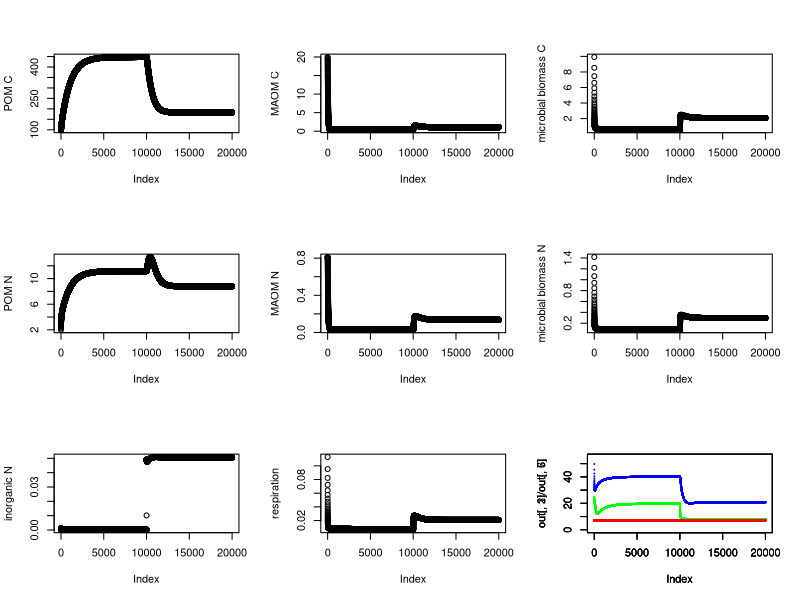

This chart was generated by the following R code:
#Building a linked C-N model examining N fertilization effects on POM and MAOM formation. 
###Colin Averill and Bonnie Waring, 2017
#Colin Adds NUE effects on April 20, 2017.

###ASSUMPTIONS###
# CUE, NUE and C:N stoichiometry icrobial biomass is fixed
# microbes take up organic N (POM or MAOM) before taking up inorganic N
# inorganic N leaching happens after mineralization/immobilization
# microbes aim to have the C:N ratio of uptake match their threshold element ratio
# when microbes are C-limited, they mineralize excess N
# when microbes are N-limited, they immobilize sufficient inorganic N to match stoichiometric demand
# if there is not enough inorganic N to match demand, then they respire excess C such that the C:N ratio of uptake matches microbial TER.

#clear R environment.
rm(list=ls())

#Colin is tuning!
#lesson- exo.loss makes it easier to hit N limitation
#this is because its losing low C:N POM faster, and so input C:N increasingly dictates POM C:N.
I    <- 0.03     #C input rate                            (mg time-1) #target     0.03, based on Allison 2010.
CUE  <- 0.3      #carbon use efficiency                   (unitless)
NUE  <- .8 		   #N use efficiency					              (unitless)
#v1   <- .005      #biomass-specific decay multiplier      (mgC mgB-1 time-1) #target ~ 0.0013, based on Wieder 2014
v1   <- .017      #biomass-specific decay multiplier      (mgC mgB-1 time-1) #target ~ 0.0013, based on Wieder 2014
v2   <- 1        #Vmax of sorption                        (mgC time-1)
k1   <- 33       #half saturation of decomp               (mg)        #target ~   33.3, based on Wieder 2014
k2   <- 10       #half saturation of sorption             (mg)
k3   <- 0.01     #half saturation of inorganic N uptake   (mg)
h1   <- 0.003    #biomass turnover rate                  (1/time)    
h2   <- 0.001    #C-specific desorption rate              (1/time)
h3   <- 0.00001     #fraction of POM that potentially sorbs (1/time)
h4   <- 0.2       #inorganic N loss rate                  (1/time)
#h5   <- 0.0001    #exogenous losses of POM                (1/time)
h5   <- 0.00005    #exogenous losses of POM                (1/time)
#parameters: N cycling
IN <- 50 #C:N ratio of inputs (constant). 20=C limitation, 50=N limitation
CN <- 50 #C:N ratio of initial particulate organic matter (will change)
MN <- 25 #C:N ratio of initial mineral-associated organic matter (will change)
BN <-  7 #C:N ratio of the microbial biomass (constant)

#initial pool sizes
C <- 100      #C pool in POM            (mg / g)
M <-  20      #C pool in MAOM           (mg / g)
B <- C*0.1    #microbial biomass C 			(mg / g)
N1 <- C/CN    #initial N pool in POM		(mg / g)
N2 <- M/MN	  #N pool in MAOM 			  	(mg / g)
N3 <- B/BN    #microbial biomass N			(mg / g)
N4 <- 0.001	  #inorganic N pool size 		(mg / g)

#number of days to step the dynamic simulation through time.
t <- 400000

#choose outputs you want to follow. 
outputs <- c('C','M','B','R','N1','N2','N3','N4','CUE','NUE')
out <- matrix(rep(0,t*length(outputs)),nrow=t,dimnames=list(NULL,outputs))
N_addition <- c(rep(0,200000), rep(0.01,200000))
C_addition <- c(rep(0,200000), rep(0.0,200000))
timeline <- 1:t
fert <- cbind(timeline, N_addition, C_addition)


for(i in 1:t){
  #C fluxes
  DEATH.C      <- h1*B^1.5
  DECOMP.C     <- v1*B*C / (k1 + C)
  exo.loss.C   <- h5*C
  POM2MOM.C    <- h3*C
  SORPTION.C   <- v2*(POM2MOM.C+DEATH.C) / (k2 + POM2MOM.C+DEATH.C)
  SORPTION.B.C <- (DEATH.C  /(POM2MOM.C+DEATH.C))*SORPTION.C
  SORPTION.P.C <- (POM2MOM.C/(POM2MOM.C+DEATH.C))*SORPTION.C
  DESORPTION.C <- h2*M
  
  #N fluxes
  DEATH.N      <- DEATH.C / BN
  DECOMP.N     <- DECOMP.C/ (C / N1)
  exo.loss.N   <- exo.loss.C / (C/N1)
  POM2MOM.N    <- POM2MOM.C / (C/N1)
  SORPTION.N   <- v2*(POM2MOM.N+DEATH.N) / (k2 + POM2MOM.N+DEATH.N)
  SORPTION.B.N <- (DEATH.N  /(POM2MOM.N+DEATH.N))*SORPTION.N
  SORPTION.P.N <- (POM2MOM.N/(POM2MOM.N+DEATH.N))*SORPTION.N
  DESORPTION.N <- DESORPTION.C/(M/N2)
  
  #MINERALIZATION-IMMOBILIZATION.
  #N uptake minus demand. If in excess, positive. If limited, negative.
  mineralization.immobilization <- (NUE * DECOMP.N) - (CUE * DECOMP.C) / BN
  if(mineralization.immobilization  > 0) {
    #if in excess (+ value), mineralize. 
    mineralization <- mineralization.immobilization
    immobilization = 0
  }
  if(mineralization.immobilization <= 0) {
    #if in debt (- value), immobilize, w/ non-linear uptake kinetics.
    mineralization = 0
    immobilization.potential <- ((N4 / (k3 + N4)) * N4)
    immobilization <- immobilization.potential
    #however, don't take up more N than you need.
    if(immobilization > abs(mineralization.immobilization)){
      immobilization = abs(mineralization.immobilization)
    }
  }
  
  #leaching/plant uptake happens on post-mineralization/immobilization inorganic N pool.
  #Make sure to include inputs to N4 from imperfect NUE values
  INORG.N.LOSS <- h4*(N4 + DECOMP.N*(1-NUE) + mineralization - immobilization)
  
  #OVERFLOW RESPIRATION
  #excess C uptake must go somewhere because mass balance.
  if(mineralization.immobilization > 0){
    overflow.R = 0
  }
  if(mineralization.immobilization <= 0){  
    overflow.R <- DECOMP.C*CUE - (DECOMP.N*NUE + immobilization)*BN
  }
  
  #ODEs
  dCdt  <- I + fert[i,3] + (DEATH.C - SORPTION.B.C) + DESORPTION.C - DECOMP.C - SORPTION.P.C - exo.loss.C
  dMdt  <- SORPTION.C - DESORPTION.C
  dBdt  <- (CUE * DECOMP.C) - DEATH.C - overflow.R
  dN1dt <- (I/IN) + (DEATH.N - SORPTION.B.N) + DESORPTION.N - DECOMP.N - SORPTION.P.N - exo.loss.N
  dN2dt <- SORPTION.N - DESORPTION.N
  dN3dt <- DECOMP.N*NUE + immobilization - mineralization - DEATH.N
  dN4dt <- DECOMP.N*(1-NUE) + mineralization - immobilization - INORG.N.LOSS + fert[i,2]
 CUE_emergent <- ((CUE*DECOMP.C)-overflow.R)/DECOMP.C
 NUE_emergent <- ((NUE*DECOMP.N)-mineralization)/DECOMP.N

  #respiration
  resp  <- (1-CUE)*DECOMP.C + overflow.R
  
  #update pools
  C  <- C  + dCdt
  M  <- M  + dMdt
  B  <- B  + dBdt
  N1 <- N1 + dN1dt
  N2 <- N2 + dN2dt
  N3 <- N3 + dN3dt
  N4 <- N4 + dN4dt
  R  <- resp
  
  #save outputs
  out[i,] <- c(C,M,B,R,N1,N2,N3,N4,CUE_emergent,NUE_emergent)
}
#thin output matrix for plotting.
out <- out[seq(1,nrow(out),by = 20),]

par(mfrow=c(3,3))
plot(out[,1], ylab="POM C")
plot(out[,2], ylab= "MAOM C")
plot(out[,3], ylab="microbial biomass C")
plot(out[,5], ylab="POM N")
plot(out[,6], ylab= "MAOM N")
plot(out[,7], ylab="microbial biomass N")
plot(out[,8], ylab="inorganic N")
plot(out[,4], ylab="respiration")
#check stoichiometry of pools
plot(out[,1]/out[,5], cex = 0.1, col='blue' , ylim = c(0,55))
par(new=T)
plot(out[,2]/out[,6], cex = 0.1, col='green', ylim = c(0,55))
par(new=T)
plot(out[,3]/out[,7], cex = 0.1, col='red'  , ylim = c(0,55))
#print C pools and their sums
results <- c(M,C,B,N2,N1,N3,N4,CUE_emergent,NUE_emergent)
results
